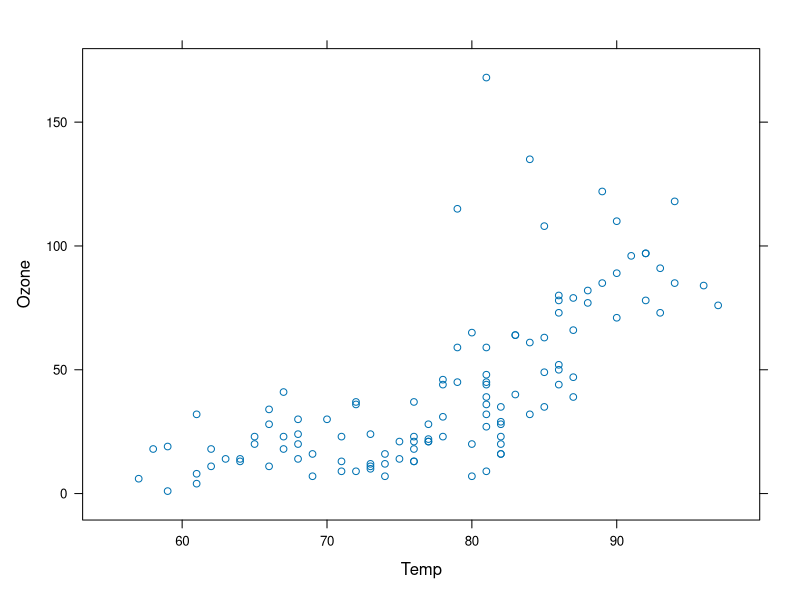
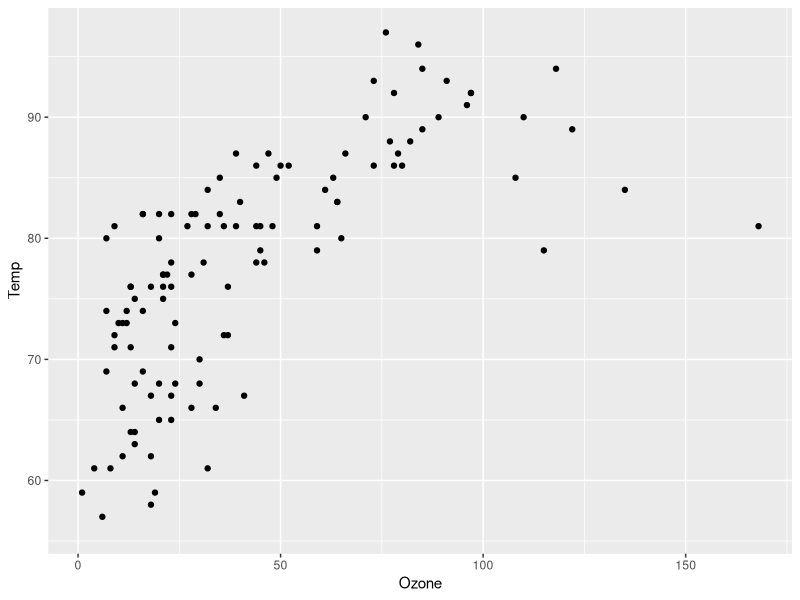
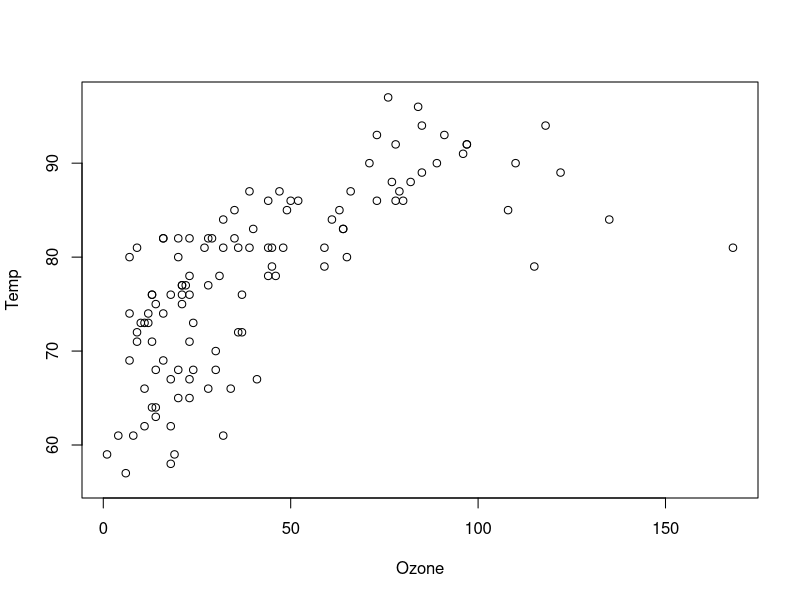
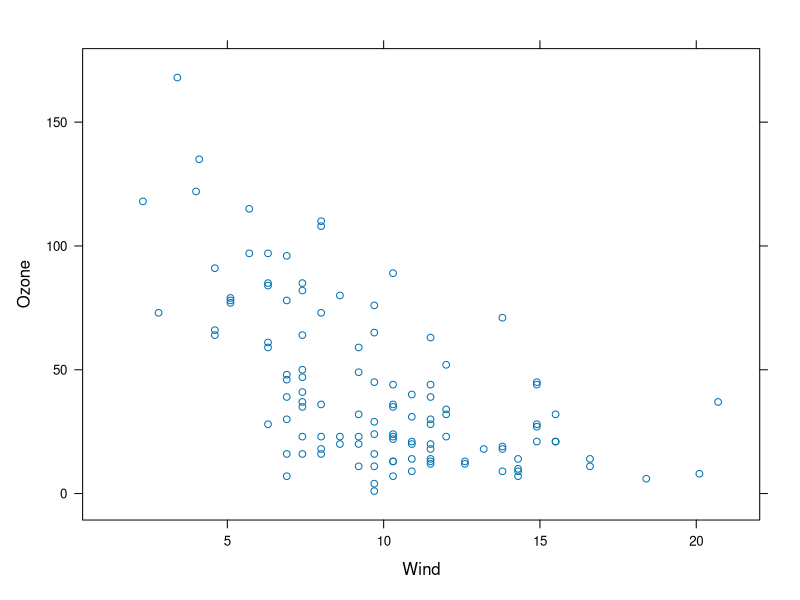
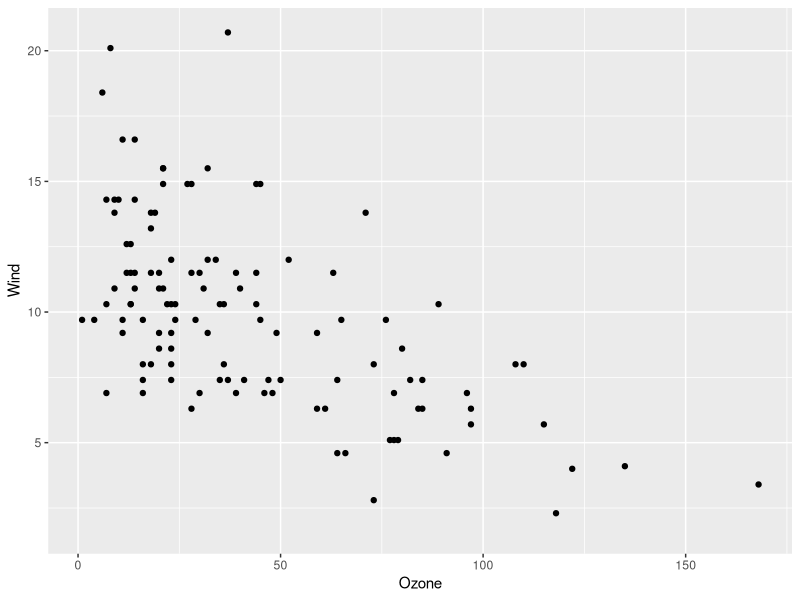
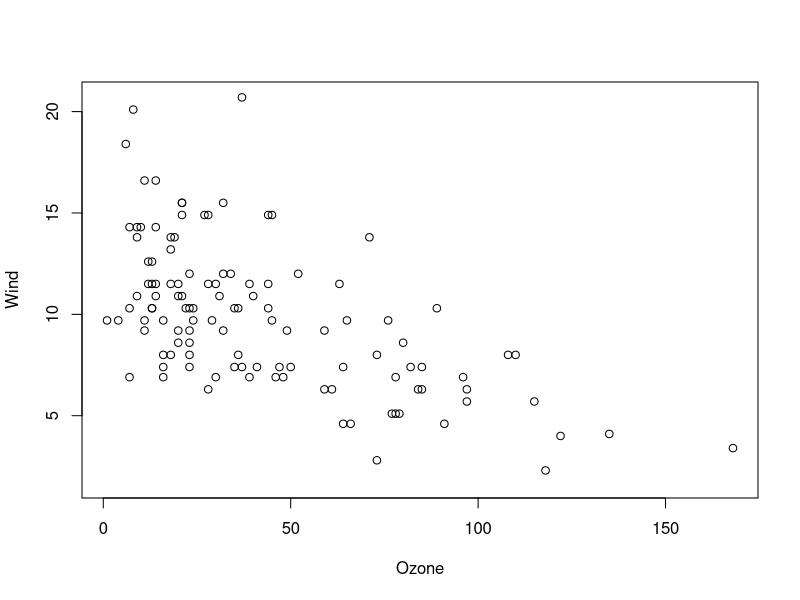
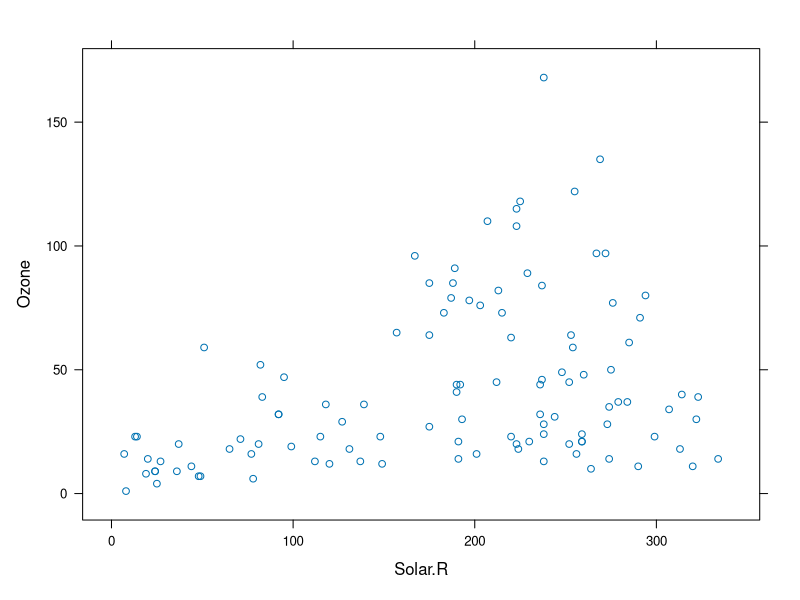
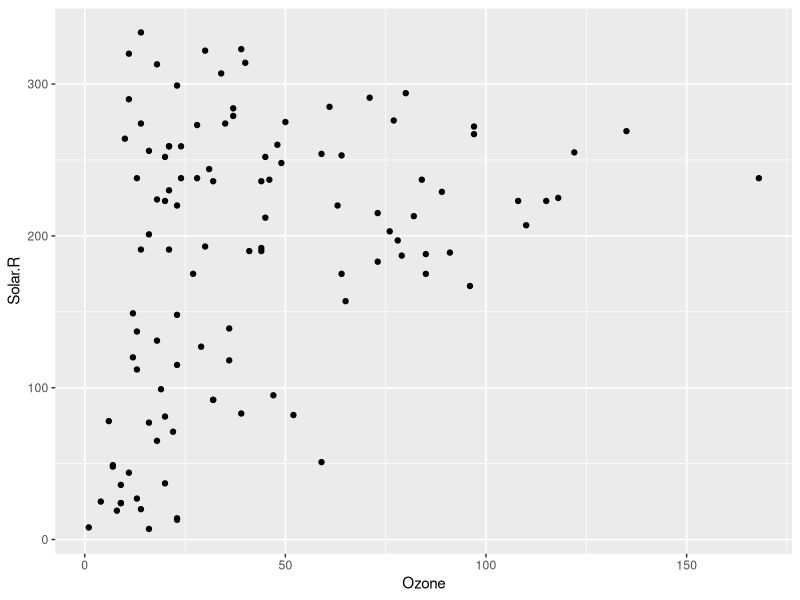

Reproduce these figures in R, in order. (Note: this script raises an error after producing the figures.)
Data=airquality
View(Data)
library(lattice)
library(ggplot2)
attach(Data)
xyplot(Ozone~Temp)
ggplot(Data,aes(Ozone,Temp))+geom_point()
plot(Ozone,Temp)
xyplot(Ozone~Wind)
ggplot(Data,aes(Ozone,Wind))+geom_point()
plot(Ozone,Wind)
xyplot(Ozone~Solar.R)
ggplot(Data,aes(Ozone,Solar.R))+geom_point()
plot(Ozone,Solar.R)


A1=aggregate(Ozone~Day,Data,mean)
barchart(A1$Day~A1$Ozone, main = "Average Ozone density per day",panel = lattice.getOption("panel.barchart"),default.prepanel = lattice.getOption("prepanel.default.barchart"),box.ratio = 3,ylab = "Avg.Ozone", xlab = "Day",col =A1,horizontal=FALSE)
barplot(A1$Ozone,names.arg =A1$Day)
ggplot(A1,aes(x=Day,y=Ozone))+geom_bar(stat='identity')+ggtitle("Average Ozone density per day")+coord_flip()
A2=aggregate(Ozone~Month,Data,mean)
barchart(A1$Month~A1$Ozone, main = "Average Ozone density per month",ylab = "Month", xlab = "Ozone",box.ratio = 3)
barplot(A2$Ozone,names.arg =A2$Month)
ggplot(A2,aes(x=Month,y=Ozone))+geom_bar(stat='identity')+ggtitle("Average Ozone density per Month")+coord_flip()
A3=aggregate(Temp~Day,Data,mean)
barchart(A3, main = "Average Temp per day",box.ratio = 3)
barplot(A3$Temp,names.arg =A3$Day)
ggplot(A3,aes(x=Day,y=Temp))+geom_bar(stat='identity')+ggtitle("Average Temprature per day")+coord_flip()
A4=aggregate(Temp~Month,Data,mean)
barchart(A4, main = "Average Temp per month",box.ratio = 3)
barplot(A4$Temp,names.arg =A4$Month)
ggplot(A4,aes(x=Month,y=Temp))+geom_bar(stat='identity')+ggtitle("Average Temprature per Month")+coord_flip()


hist(Ozone)
ggplot(Data,aes(x=Ozone))+geom_histogram(color="black", fill="white")
histogram(Ozone,Data)
hist(Solar.R)
ggplot(Data,aes(x=Solar.R))+geom_histogram(color="black", fill="white")
histogram(Solar.R,Data)
hist(Wind)
ggplot(Data,aes(x=Wind))+geom_histogram(color="black", fill="white")
histogram(Wind,Data)
hist(Temp)
ggplot(Data,aes(x=Temp))+geom_histogram(color="black", fill="white")
histogram(Temp,Data)
